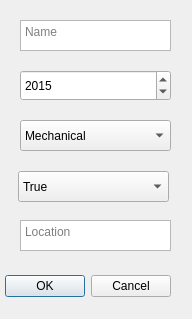
<?xml version="1.0" encoding="UTF-8"?>
<ui version="4.0">
 <class>Dialog</class>
 <widget class="QDialog" name="Dialog">
  <property name="geometry">
   <rect>
    <x>0</x>
    <y>0</y>
    <width>192</width>
    <height>319</height>
   </rect>
  </property>
  <property name="windowTitle">
   <string>Dialog</string>
  </property>
  <widget class="QDialogButtonBox" name="buttonBox">
   <property name="geometry">
    <rect>
     <x>-170</x>
     <y>270</y>
     <width>341</width>
     <height>32</height>
    </rect>
   </property>
   <property name="cursor">
    <cursorShape>PointingHandCursor</cursorShape>
   </property>
   <property name="focusPolicy">
    <enum>Qt::NoFocus</enum>
   </property>
   <property name="orientation">
    <enum>Qt::Horizontal</enum>
   </property>
   <property name="standardButtons">
    <set>QDialogButtonBox::Cancel|QDialogButtonBox::Ok</set>
   </property>
  </widget>
  <widget class="QPlainTextEdit" name="field1">
   <property name="geometry">
    <rect>
     <x>20</x>
     <y>20</y>
     <width>151</width>
     <height>31</height>
    </rect>
   </property>
   <property name="focusPolicy">
    <enum>Qt::StrongFocus</enum>
   </property>
   <property name="inputMethodHints">
    <set>Qt::ImhNone</set>
   </property>
   <property name="tabChangesFocus">
    <bool>true</bool>
   </property>
   <property name="placeholderText">
    <string>Name</string>
   </property>
  </widget>
  <widget class="QPlainTextEdit" name="field5">
   <property name="geometry">
    <rect>
     <x>20</x>
     <y>220</y>
     <width>151</width>
     <height>31</height>
    </rect>
   </property>
   <property name="focusPolicy">
    <enum>Qt::StrongFocus</enum>
   </property>
   <property name="inputMethodHints">
    <set>Qt::ImhNone</set>
   </property>
   <property name="tabChangesFocus">
    <bool>true</bool>
   </property>
   <property name="placeholderText">
    <string>Location</string>
   </property>
  </widget>
  <widget class="QComboBox" name="field4">
   <property name="geometry">
    <rect>
     <x>18</x>
     <y>171</y>
     <width>151</width>
     <height>31</height>
    </rect>
   </property>
   <item>
    <property name="text">
     <string>True</string>
    </property>
   </item>
   <item>
    <property name="text">
     <string>False</string>
    </property>
   </item>
  </widget>
  <widget class="QDateEdit" name="field2">
   <property name="geometry">
    <rect>
     <x>20</x>
     <y>70</y>
     <width>151</width>
     <height>31</height>
    </rect>
   </property>
   <property name="dateTime">
    <datetime>
     <hour>0</hour>
     <minute>0</minute>
     <second>1</second>
     <year>2015</year>
     <month>12</month>
     <day>16</day>
    </datetime>
   </property>
   <property name="currentSection">
    <enum>QDateTimeEdit::YearSection</enum>
   </property>
   <property name="displayFormat">
    <string>yyyy</string>
   </property>
  </widget>
  <widget class="QComboBox" name="field3">
   <property name="geometry">
    <rect>
     <x>20</x>
     <y>120</y>
     <width>151</width>
     <height>31</height>
    </rect>
   </property>
   <item>
    <property name="text">
     <string>Mechanical</string>
    </property>
   </item>
   <item>
    <property name="text">
     <string>Transistor</string>
    </property>
   </item>
   <item>
    <property name="text">
     <string>Computer</string>
    </property>
   </item>
  </widget>
 </widget>
 <resources/>
 <connections>
  <connection>
   <sender>buttonBox</sender>
   <signal>accepted()</signal>
   <receiver>Dialog</receiver>
   <slot>accept()</slot>
   <hints>
    <hint type="sourcelabel">
     <x>248</x>
     <y>254</y>
    </hint>
    <hint type="destinationlabel">
     <x>157</x>
     <y>274</y>
    </hint>
   </hints>
  </connection>
  <connection>
   <sender>buttonBox</sender>
   <signal>rejected()</signal>
   <receiver>Dialog</receiver>
   <slot>reject()</slot>
   <hints>
    <hint type="sourcelabel">
     <x>316</x>
     <y>260</y>
    </hint>
    <hint type="destinationlabel">
     <x>286</x>
     <y>274</y>
    </hint>
   </hints>
  </connection>
 </connections>
</ui>
